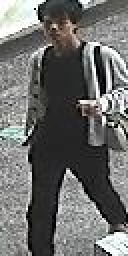
#> input picture dataset/images/full/0011_08.jpg, 64 x 128 px (shown 2 times larger); its folder holds only this picture in this run
$ python -i CreatePartial.py   (imports and definitions only)
#> lines starting #> are read from the running program, lines starting #| are printed output that depends on the picture
#> further down, picture is the input picture: shape (128, 64, 3); mean B, G, R 106.7, 108.4, 107.9
import cv2
import imutils
import os
import numpy as np
from ..utils import MatrixOps as matOps

# [88 lines left out: functions padding, partial_image_1, partial_image_2, not called in this run]

def partial_image_3(img):
    NUM_PARTIAL = 9
    IMG_WIDTH = 64
    IMG_HEIGHT = 64

    rows, cols = img.shape[:2]
#> rows = 128; cols = 64

    part_rows = rows//NUM_PARTIAL
#> part_rows = 14
    img_1_rows = part_rows * 3
#> img_1_rows = 42
    img_2_rows = part_rows * 3
#> img_2_rows = 42
    img_3_rows = part_rows * 3
#> img_3_rows = 42
    img_4_rows = part_rows * 3
#> img_4_rows = 42

    img_1 = np.zeros((img_1_rows, cols,3),np.uint8)*255
    img_2 = np.zeros((img_2_rows, cols,3),np.uint8)*255
    img_3 = np.zeros((img_3_rows, cols,3),np.uint8)*255
    img_4 = np.zeros((img_4_rows, cols,3),np.uint8)*255

    for i in range(img_1_rows):
        for j in range(cols):
            color = img[i,j]
            img_1[i,j] = color


    for i in range(img_2_rows):
        for j in range(cols):
            color = img[(i + img_1_rows) - part_rows, j]
            img_2[i,j] = color
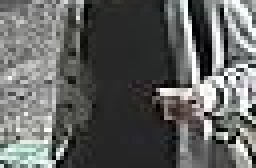
#> img_2: shape (42, 64, 3) (shown 4 times larger); mean B, G, R 98.3, 99.9, 98.8

    for i in range(img_3_rows):
        for j in range(cols):
            color = img[(i + img_1_rows + img_2_rows) - (2 * part_rows), j]
            img_3[i,j] = color
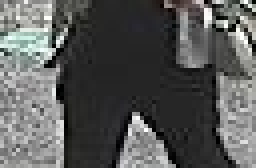
#> img_3: shape (42, 64, 3) (shown 4 times larger); mean B, G, R 88.7, 89.8, 88.9

    for i in range(img_3_rows):
        for j in range(cols):
            color = img[(i + img_1_rows + img_2_rows + img_3_rows) - (3 * part_rows), j]
            img_4[i,j] = color
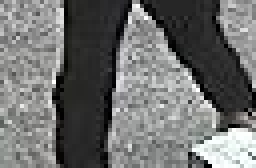
#> img_4: shape (42, 64, 3) (shown 4 times larger); mean B, G, R 111.1, 111.8, 111

    img_1 = cv2.resize(img_1, (IMG_WIDTH, IMG_HEIGHT))
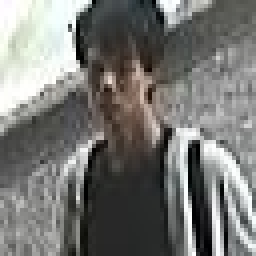
#> img_1: shape (64, 64, 3) (shown 4 times larger); mean B, G, R 116.4, 119.3, 119.4
    img_2 = cv2.resize(img_2, (IMG_WIDTH, IMG_HEIGHT))
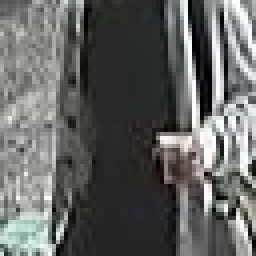
#> img_2: shape (64, 64, 3) (shown 4 times larger); mean B, G, R 98.2, 99.8, 98.7
    img_3 = cv2.resize(img_3, (IMG_WIDTH, IMG_HEIGHT))
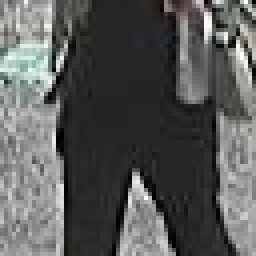
#> img_3: shape (64, 64, 3) (shown 4 times larger); mean B, G, R 88.7, 89.7, 88.9
    img_4 = cv2.resize(img_4, (IMG_WIDTH, IMG_HEIGHT))
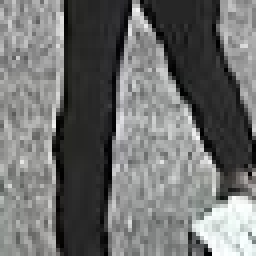
#> img_4: shape (64, 64, 3) (shown 4 times larger); mean B, G, R 111, 111.7, 110.9

    return (img_1, img_2, img_3, img_4)

# [11 lines left out: function create_data, not called in this run]

>>> import cv2
>>> picture = cv2.imread('../../dataset/images/full/0011_08.jpg')
>>> result = partial_image_3(picture)

$ run again, on dataset/images/full/0045_06.jpg
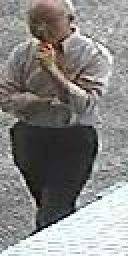
#> input picture dataset/images/full/0045_06.jpg, 64 x 128 px (shown 2 times larger)
#> picture is the input picture: shape (128, 64, 3); mean B, G, R 129.6, 132.4, 133.4
#> in partial_image_3, `img_3 = cv2.resize(img_3, (IMG_WIDTH, IMG_HEIGHT))`:
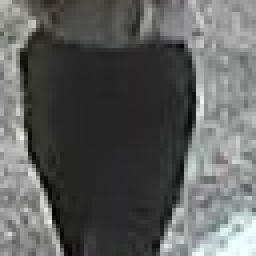
#> img_3: shape (64, 64, 3) (shown 4 times larger); mean B, G, R 93.9, 95.1, 93.8
#> in partial_image_3, `img_4 = cv2.resize(img_4, (IMG_WIDTH, IMG_HEIGHT))`:
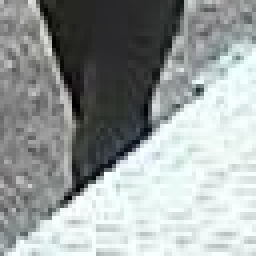
#> img_4: shape (64, 64, 3) (shown 4 times larger); mean B, G, R 158.1, 158.6, 153.1

$ run again, on dataset/images/full/0065_06.jpg
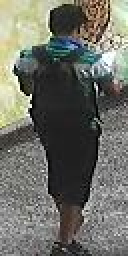
#> input picture dataset/images/full/0065_06.jpg, 64 x 128 px (shown 2 times larger)
#> picture is the input picture: shape (128, 64, 3); mean B, G, R 102.1, 110.1, 108.9
#> in partial_image_3, `img_3 = cv2.resize(img_3, (IMG_WIDTH, IMG_HEIGHT))`:
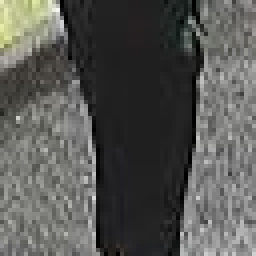
#> img_3: shape (64, 64, 3) (shown 4 times larger); mean B, G, R 83.9, 87, 86.7
#> in partial_image_3, `img_4 = cv2.resize(img_4, (IMG_WIDTH, IMG_HEIGHT))`:
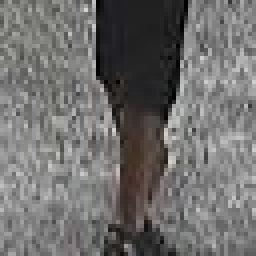
#> img_4: shape (64, 64, 3) (shown 4 times larger); mean B, G, R 109.6, 110.9, 112

$ run again, on dataset/images/full/0073_09.jpg
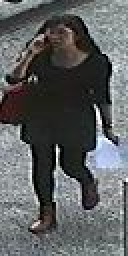
#> input picture dataset/images/full/0073_09.jpg, 64 x 128 px (shown 2 times larger)
#> picture is the input picture: shape (128, 64, 3); mean B, G, R 95.5, 94.7, 92.2
#> in partial_image_3, `img_4 = cv2.resize(img_4, (IMG_WIDTH, IMG_HEIGHT))`:
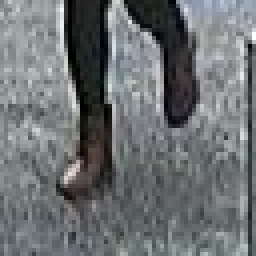
#> img_4: shape (64, 64, 3) (shown 4 times larger); mean B, G, R 114.8, 113, 109.1
